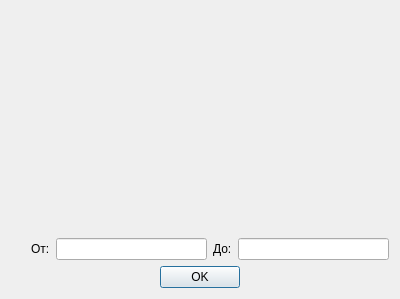
<?xml version="1.0" encoding="UTF-8"?>
<ui version="4.0">
 <class>ShowResultView</class>
 <widget class="QWidget" name="ShowResultView">
  <property name="geometry">
   <rect>
    <x>0</x>
    <y>0</y>
    <width>400</width>
    <height>299</height>
   </rect>
  </property>
  <property name="sizePolicy">
   <sizepolicy hsizetype="Expanding" vsizetype="Preferred">
    <horstretch>0</horstretch>
    <verstretch>0</verstretch>
   </sizepolicy>
  </property>
  <property name="windowTitle">
   <string>ShowResultView</string>
  </property>
  <layout class="QVBoxLayout" name="verticalLayout_4">
   <item>
    <layout class="QVBoxLayout" name="verticalLayout_3">
     <item>
      <layout class="QHBoxLayout" name="horizontalLayout">
       <item>
        <layout class="QVBoxLayout" name="verticalLayout">
         <item>
          <spacer name="verticalSpacer">
           <property name="orientation">
            <enum>Qt::Vertical</enum>
           </property>
           <property name="sizeHint" stdset="0">
            <size>
             <width>20</width>
             <height>40</height>
            </size>
           </property>
          </spacer>
         </item>
        </layout>
       </item>
       <item>
        <layout class="QVBoxLayout" name="verticalLayout_2">
         <item>
          <widget class="QCustomPlot" name="widget" native="true"/>
         </item>
         <item>
          <spacer name="verticalSpacer_2">
           <property name="orientation">
            <enum>Qt::Vertical</enum>
           </property>
           <property name="sizeHint" stdset="0">
            <size>
             <width>20</width>
             <height>40</height>
            </size>
           </property>
          </spacer>
         </item>
         <item>
          <layout class="QHBoxLayout" name="horizontalLayout_2">
           <item>
            <widget class="QLabel" name="label">
             <property name="text">
              <string>От:</string>
             </property>
            </widget>
           </item>
           <item>
            <widget class="QLineEdit" name="from"/>
           </item>
           <item>
            <widget class="QLabel" name="label_2">
             <property name="text">
              <string>До:</string>
             </property>
            </widget>
           </item>
           <item>
            <widget class="QLineEdit" name="to"/>
           </item>
          </layout>
         </item>
        </layout>
       </item>
      </layout>
     </item>
     <item>
      <widget class="QDialogButtonBox" name="buttonBox">
       <property name="orientation">
        <enum>Qt::Horizontal</enum>
       </property>
       <property name="standardButtons">
        <set>QDialogButtonBox::Ok</set>
       </property>
       <property name="centerButtons">
        <bool>true</bool>
       </property>
      </widget>
     </item>
    </layout>
   </item>
  </layout>
 </widget>
 <layoutdefault spacing="6" margin="11"/>
 <customwidgets>
  <customwidget>
   <class>QCustomPlot</class>
   <extends>QWidget</extends>
   <header>qcustomplot.h</header>
   <container>1</container>
  </customwidget>
 </customwidgets>
 <resources/>
 <connections/>
</ui>
